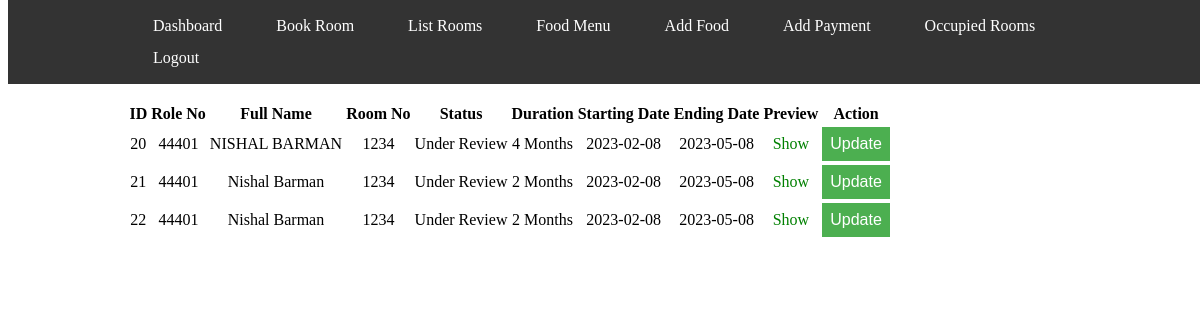
Page /admin/occrooms.php (signed in) on the committed database.
### tables this page shows
CREATE TABLE `bookings` (
  `id` int(255) NOT NULL,
  `roll` int(255) NOT NULL,
  `firstname` varchar(50) NOT NULL,
  `lastname` varchar(50) NOT NULL,
  `phone` varchar(13) NOT NULL,
  `email` varchar(255) NOT NULL,
  `roomno` int(255) NOT NULL,
  `foodoption` tinyint(1) NOT NULL,
  `starting_date` date NOT NULL,
  `end_date` varchar(255) NOT NULL,
  `duration` int(255) NOT NULL,
  `guardian_name` varchar(255) NOT NULL,
  `guardian_contact` varchar(13) NOT NULL,
  `guardian_relation` varchar(50) NOT NULL,
  `city` varchar(50) NOT NULL,
  `state` varchar(40) NOT NULL,
  `pincode` int(25) NOT NULL,
  `status` varchar(30) NOT NULL,
  `paid` tinyint(1) NOT NULL,
  `address` varchar(255) NOT NULL,
  `active` int(255) NOT NULL,
  `repay_table_name` varchar(255) NOT NULL
);

### admin/occrooms.php (the view, shortened to what this page needs)
<?php
include '../includes/db/config.php';
$sql = "select * from bookings";
$res = $conn->query($sql);
$details = $res->fetch_all(MYSQLI_ASSOC);
?>
<!DOCTYPE html>
<html lang="en">
<head>
    <link rel="stylesheet" href="../includes/css/bookroom.css" />
    <link rel="stylesheet" href="../includes/css/dropdown.css" />
</head>
<body>
    <div class="container">
        <span>
        </span>
        <table class="roomtbl">
            <thead>
                <th style="text-align:center;">ID</th>
                <th style="text-align:center;">Role No</th>
                <th style="text-align:center;">Full Name</th>
                <th style="text-align:center;">Room No</th>
                <th style="text-align:center;">Status</th>
                <th style="text-align:center;">Duration</th>
                <th style="text-align:center;">Starting Date</th>
                <th style="text-align:center;">Ending Date</th>
                <th style="text-align:center;">Preview</th>
                <th style="text-align:center;">Action</th>
            </thead>
            <tbody>
                <?php foreach ($details as $room):
                    ?>
                <tr>
                    <td style="text-align:center;">
                        <?php echo $room['id']; ?>
                    </td>
                    <td style="text-align:center;">
                        <?php echo $room['roll']; ?>
                    </td>
                    <td style="text-align:center;">
                        <?php echo $room['firstname'] . " " . $room['lastname']; ?>
                    </td>
                    <td style="text-align:center;">
                        <?php echo $room['roomno']; ?>
                    </td>
                    <td style="text-align:center;">
                        <?php echo $room['status']; ?>
                    </td>
                    <td style="text-align:center;">
                        <?php echo $room['duration']; ?><span> Months</span>
                    </td>
                    <td style="text-align:center;">
                        <?php echo $room['starting_date']; ?>
                    </td>
                    <td style="text-align:center;">
                        <?php echo $room['end_date']; ?>
                    </td>
                    <td style="text-align:center;">
                        <a style="text-decoration: none; color: green;" href='#'
                            onclick="showPop('./roomde.php?roll=<?php echo $room['roll']; ?>')">Show</a>
                    </td>
                    <td style="text-align:center;">
                        <div class="dropdown">
                            <button class="dropbtn">Update</button>
                        </div>
                    </td>
                </tr>
                <?php endforeach; ?>
            </tbody>
        </table>
    </div>
</body>
</html>

### includes/css/dropdown.css (style rules this page uses)
.dropbtn { background-color: #4caf50; color: white; padding: 8px; font-size: 16px; border: none; }

### rows in the picture
bookings: id "20", roll "44401", firstname "NISHAL", lastname "BARMAN", roomno "1234", status "Under Review", duration "4", starting_date "2023-02-08", end_date "2023-05-08"
bookings: id "21", roll "44401", firstname "Nishal", lastname "Barman", roomno "1234", status "Under Review", duration "2", starting_date "2023-02-08", end_date "2023-05-08"
bookings: id "22", roll "44401", firstname "Nishal", lastname "Barman", roomno "1234", status "Under Review", duration "2", starting_date "2023-02-08", end_date "2023-05-08"
